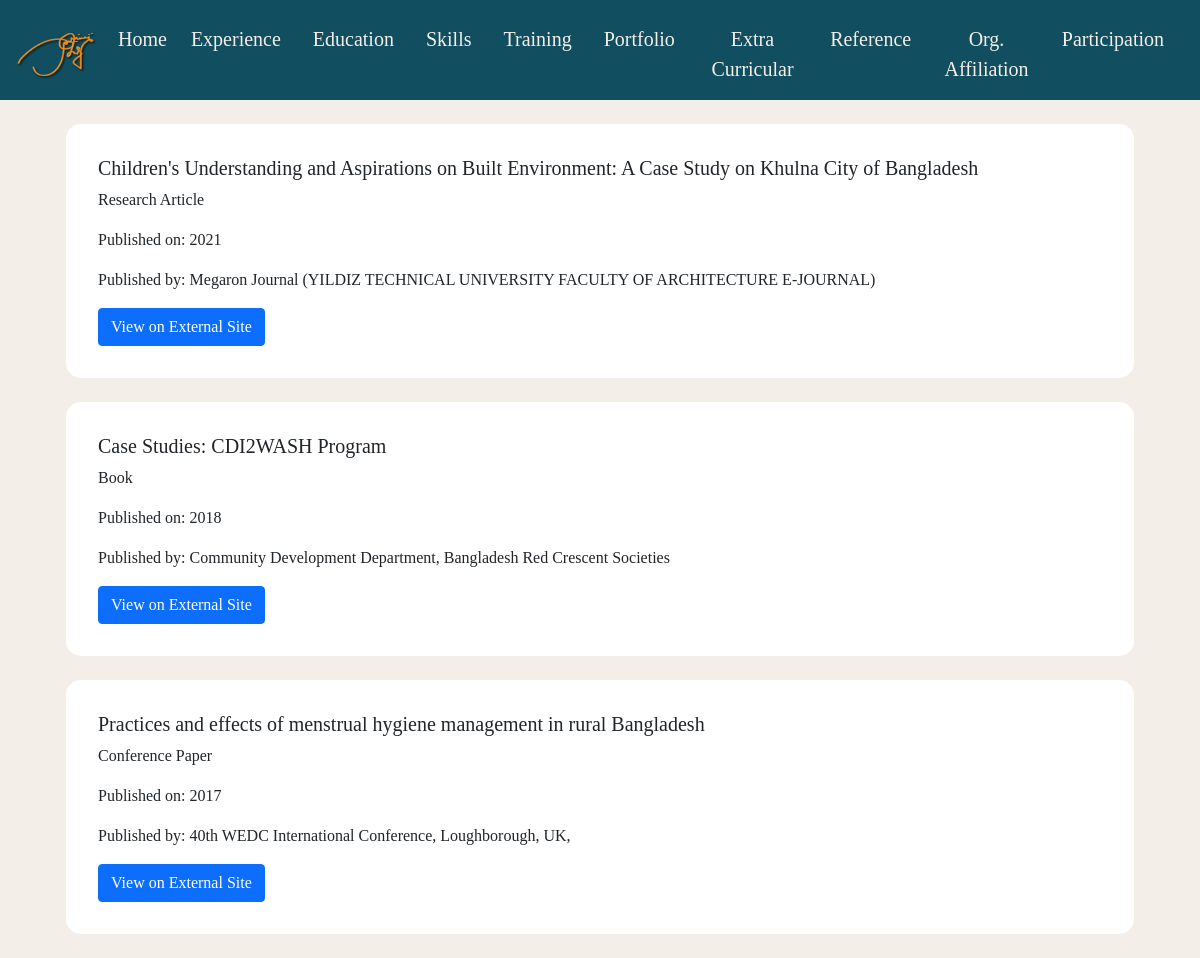
The page /portfolio/ on the database its author committed.
### planner/models.py (models this page shows, shortened)
class Portfolio(models.Model):
    work_type = models.CharField(max_length=200)
    title = models.CharField(max_length=200)
    published_on = models.DateField()
    published_by = models.CharField(max_length=100)
    external_link = models.URLField(blank=True, null=True)

### planner/views.py (the view)
# urls.py: path('portfolio/', views.portfolio, name='portfolio'),
def portfolio(request):
    portfolios = Portfolio.objects.all()
    return render(request, "portfolio.html", {'portfolios':portfolios})

### planner/templates/portfolio.html (shortened to what this page needs)
{% extends 'base.html' %}
{% block content %}
<div class="container">
    {% for portfolio in portfolios %}
        <div class="card p-3 m-4">
            <div class="card-body">
                <h5 class="card-title">{{ portfolio.title }}</h5>
                <p class="card-text">{{ portfolio.work_type }}</p>
                <p class="card-text">Published on: {{ portfolio.published_on.year }}</p>
                <p class="card-text">Published by: {{ portfolio.published_by }}</p>
                {% if portfolio.external_link %}
                    <a href="{{ portfolio.external_link }}" class="btn btn-primary" target="_blank">View on External Site</a>
                {% endif %}
            </div>
        </div>
    {% endfor %}
</div>
{% endblock %}

### planner/static/planner/css/home_style.css (style rules this page uses)
* { margin: 0; padding: 0; box-sizing: border-box; scroll-behavior: smooth; }
body { background-color: #f4eee8; font-family: "Spectral", serif; overflow-x: hidden; }
.card { border-radius: 15px !important; overflow: hidden; border: none; }
.card-body { padding: 1rem !important; }

### planner/templates/portfolio.html (style rules this page uses)
.card { margin-bottom: 20px; transition: box-shadow 0.3s, transform 0.3s; }

### rows shown on the page
Portfolio: title "Children's Understanding and Aspirations on Built Environment: A Case Study on Khulna City of Bangladesh", work_type "Research Article", published_on.year "2021", published_by "Megaron Journal (YILDIZ TECHNICAL UNIVERSITY FACULTY OF ARCHITECTURE E-JOURNAL)"
Portfolio: title "Case Studies: CDI2WASH Program", work_type "Book", published_on.year "2018", published_by "Community Development Department, Bangladesh Red Crescent Societies"
Portfolio: title "Practices and effects of menstrual hygiene management in rural Bangladesh", work_type "Conference Paper", published_on.year "2017", published_by "40th WEDC International Conference, Loughborough, UK,"
